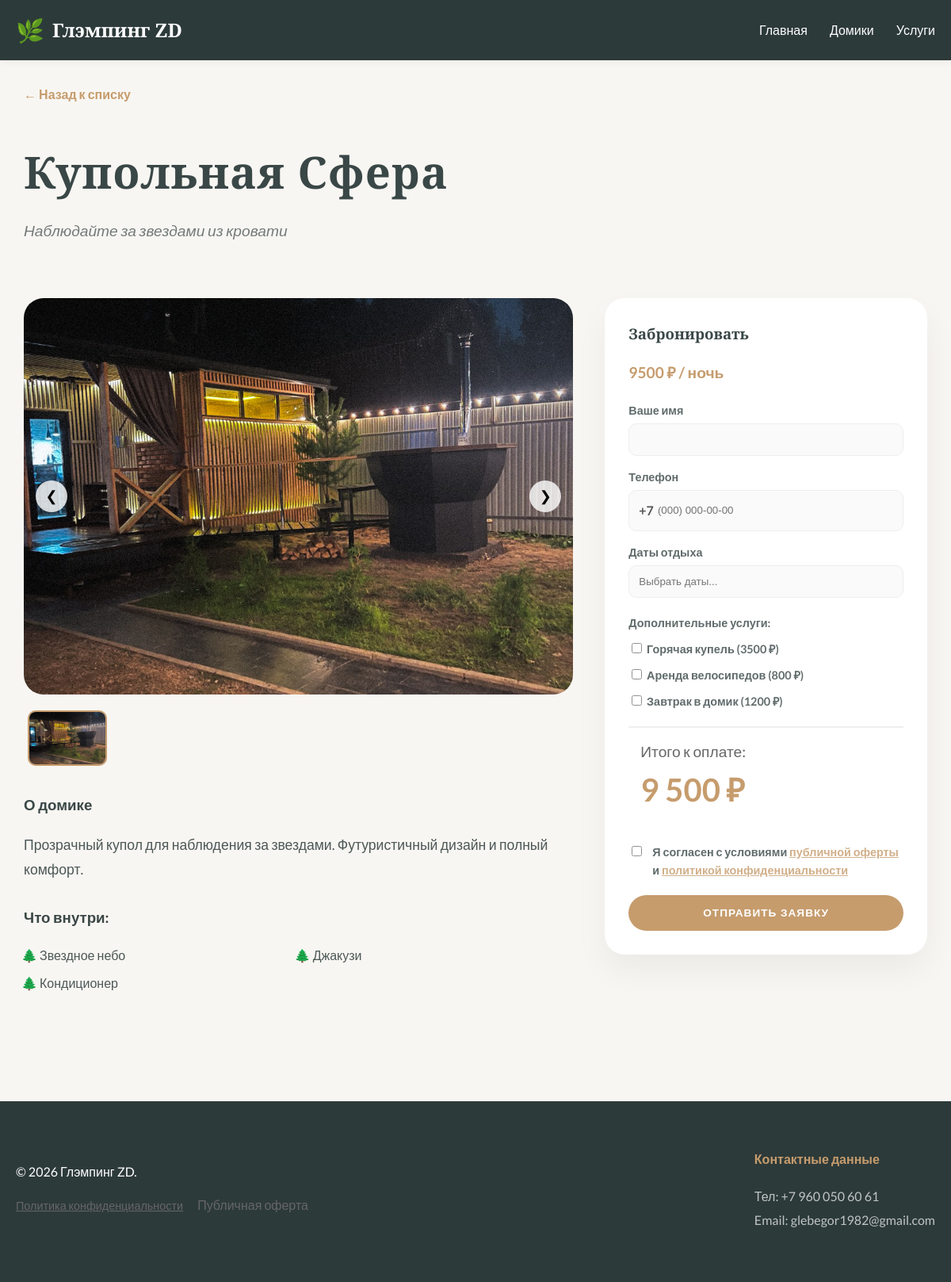
The app's page /house/2, older data.
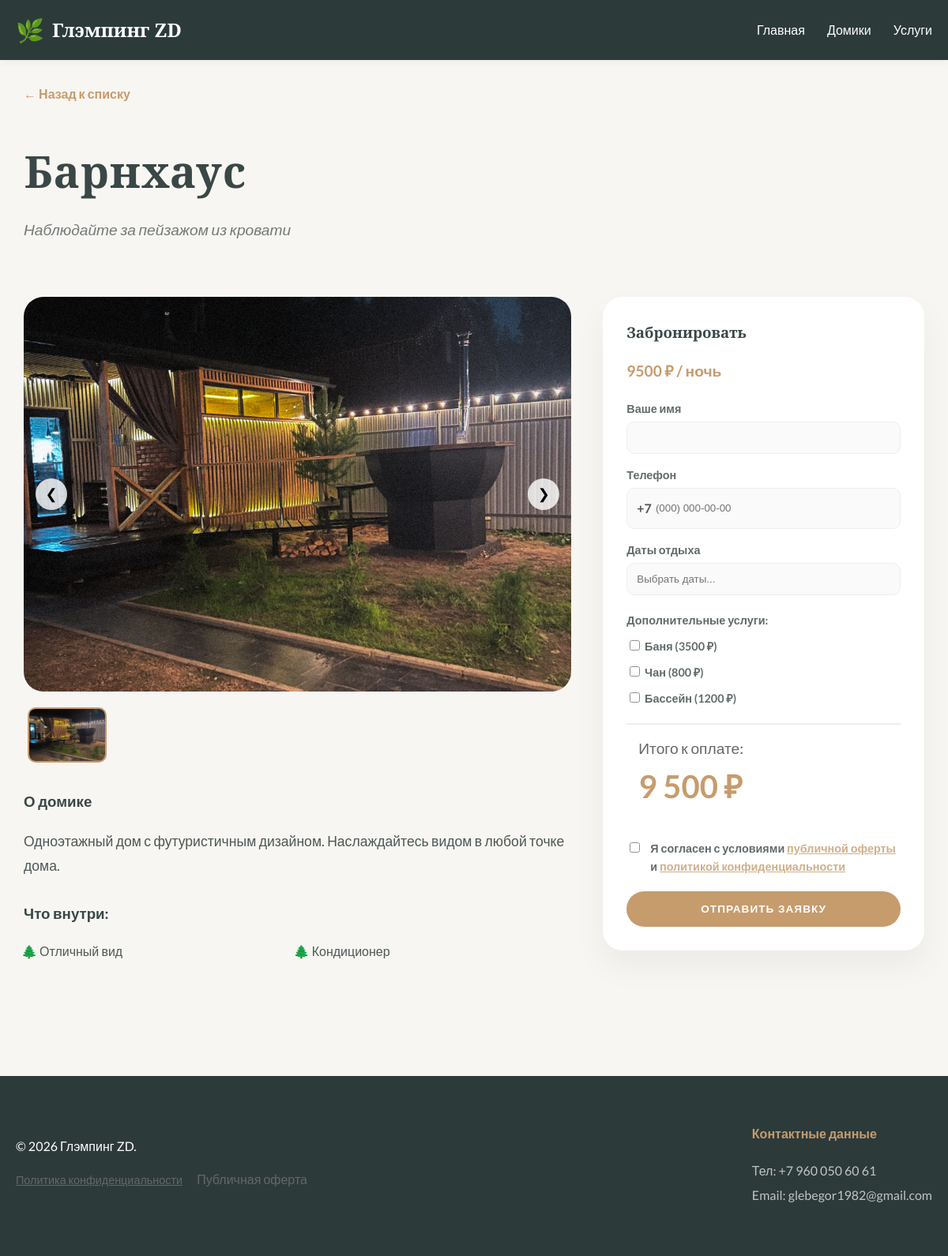
The same page, newer data.
### tables this page shows
CREATE TABLE houses (
            id INTEGER PRIMARY KEY AUTOINCREMENT,
            name TEXT NOT NULL,
            description TEXT,
            short_description TEXT,
            price_per_night INTEGER,
            features TEXT,
            image_url TEXT
        );

CREATE TABLE services (
                id INTEGER PRIMARY KEY AUTOINCREMENT,
                name TEXT NOT NULL,
                description TEXT,
                price INTEGER,
                image_filename TEXT
            );

### app.py (the view)
@app.route('/house/<int:house_id>')
def house_page(house_id):
    conn = get_db_connection()
    house = conn.execute('SELECT * FROM houses WHERE id = ?', (house_id,)).fetchone()
    booked_dates = conn.execute('SELECT check_in as "from", check_out as "to" FROM bookings WHERE house_id = ?',
                                (house_id,)).fetchall()
    all_services = conn.execute('SELECT * FROM services').fetchall()
    conn.close()
    if house is None:
        return "Домик не найден", 404
    folder_path = f'static/img/houses/house{house_id}'
    additional_images = []
    if os.path.exists(folder_path):
        files = os.listdir(folder_path)
        additional_images = [f for f in files if f.startswith('image') and f.endswith(('.jpg', '.jpeg', '.png', '.JPG'))]
        additional_images.sort()  # Чтобы порядок был 1, 2, 3...
    return render_template('house.html',
                           house=house,
                           images=additional_images,
                           booked_dates=[dict(ix) for ix in booked_dates],
                           all_services=all_services)

### app.py (called while the page is built)
def get_db_connection():
    conn = sqlite3.connect('glamping.db')
    conn.row_factory = sqlite3.Row  # Это позволяет обращаться к колонкам по именам: house['name']
    return conn

### templates/house.html (shortened to what this page needs)
{% extends 'base.html' %}
{% block content %}
<div class="container" style="flex-direction: column; align-items: flex-start; margin-top: 30px;">
    <nav style="margin-bottom: 20px;">
        <a href="/" style="text-decoration: none; color: var(--accent-wood); font-weight: bold;">← Назад к списку</a>
    </nav>
    <header style="text-align: left; padding: 0; margin-bottom: 30px;">
        <h1>{{ house['name'] }}</h1>
        <p class="subtitle">{{ house['short_description'] }}</p>
    </header>
    <section class="house-detail" style="display: flex; gap: 40px; flex-wrap: wrap; width: 100%;">
        <div style="flex: 2; min-width: 300px;">
            <div class="house-gallery">
                <div class="main-image-viewport">
                    <div class="images-track" id="images-track">
                        <img src="{{ url_for('static', filename='img/houses/house' ~ house['id'] ~ '/cover.jpg') }}"
                             class="zoomable" data-index="0" alt="Обложка">
                    </div>
                    <button class="nav-btn prev-btn" onclick="moveSlide(-1)">❮</button>
                    <button class="nav-btn next-btn" onclick="moveSlide(1)">❯</button>
                </div>
                <div class="thumbnails-container">
                    <img src="{{ url_for('static', filename='img/houses/house' ~ house['id'] ~ '/cover.jpg') }}"
                         class="thumb active" onclick="slideTo(0, this)">
                </div>
            </div>
            <div class="description-text">
                <h3>О домике</h3>
                <p style="font-size: 1.1rem; line-height: 1.8; opacity: 0.9;">{{ house['description'] }}</p>
                <h3 style="margin-top: 30px;">Что внутри:</h3>
                <ul style="column-count: 2; list-style-type: '🌲 '; padding-left: 20px;">
                    {% for feature in house['features'].split(',') %}
                    <li style="margin-bottom: 10px;">{{ feature.strip() }}</li>
                    {% endfor %}
                </ul>
            </div>
        </div>
        <div class="booking-card"
             style="flex: 1; min-width: 320px; background: white; padding: 30px; border-radius: 25px; box-shadow: 0 20px 40px rgba(0,0,0,0.05); height: fit-content; position: sticky; top: 20px;">
            <h3 style="margin-top: 0; font-family: var(--font-header);">Забронировать</h3>
            <p style="font-size: 1.2rem; font-weight: bold; color: var(--accent-wood); margin-bottom: 20px;">
                {{ house['price_per_night'] }} ₽ / ночь
            </p>
            <form action="/book/{{ house['id'] }}" method="POST">
                <div style="margin-bottom: 15px;">
                    <label>Ваше имя</label>
                    <input type="text" name="client_name" required
                           style="width: 100%; padding: 12px; margin-top: 5px; border: 1px solid #eee; border-radius: 10px; background: #fafafa;">
                </div>
                <div style="margin-bottom: 15px;">
                    <label>Телефон</label>
                    <div style="display: flex; align-items: center; margin-top: 5px; border: 1px solid #eee; border-radius: 10px; background: #fafafa; overflow: hidden;">
                        <span style="padding: 12px 0 12px 12px; color: #555; font-weight: bold; background: #fafafa; pointer-events: none;">+7</span>
                        <input type="tel" id="phone-mask" name="client_phone"
                               placeholder="(000) 000-00-00"
                               required
                               minlength="15"
                               style="flex: 1; border: none; padding: 12px 12px 12px 5px; background: transparent; outline: none;">
                    </div>
                </div>
                <div style="margin-bottom: 20px;">
                    <label>Даты отдыха</label>
                    <input type="text" id="calendar-input" name="booking_dates" placeholder="Выбрать даты..." readonly
                           required
                           style="width: 100%; padding: 12px; margin-top: 5px; border: 1px solid #eee; border-radius: 10px; background: #fafafa; cursor: pointer;">
                </div>
                <div style="margin-bottom: 20px; text-align: left;">
                    <label style="margin-bottom: 10px; display: block;">Дополнительные услуги:</label>
                    <div class="services-selection-list" style="display: flex; flex-direction: column; gap: 10px;">
                        {% for service in all_services %}
                        <label class="service-checkbox-label">
                            <input type="checkbox" name="selected_services" value="{{ service.id }}"
                                   data-price="{{ service.price }}" class="service-checkbox">
                            <span>{{ service.name }} ({{ service.price }} ₽)</span>
                        </label>
                        {% endfor %}
                    </div>
                </div>
                <div class="total-price-container" style="margin: 20px 0; padding: 15px; border-top: 2px solid #eee;">
                    <span style="font-size: 1.2rem; color: #666;">Итого к оплате:</span>
                    <div id="total-price-display"
                         style="font-size: 2.5rem; font-weight: bold; color: var(--accent-wood);">
                    </div>
                </div>
                <div style="margin: 20px 0; font-size: 0.9rem; color: #555;">
                    <label style="display: flex; align-items: flex-start; gap: 10px; cursor: pointer;">
                        <input type="checkbox" id="agreement-checkbox" required style="margin-top: 4px;">
                        <span>
            Я согласен с условиями
            <a href="/oferta" target="_blank" style="color: var(--accent-wood); text-decoration: underline;">публичной оферты</a>
            и
            <a href="/privacy" target="_blank" style="color: var(--accent-wood); text-decoration: underline;">политикой конфиденциальности</a>
        </span>
                    </label>
                </div>
                <button type="submit" class="btn" style="width: 100%; border: none; cursor: pointer; padding: 15px;">
                    Отправить заявку
                </button>
            </form>
        </div>
    </section>
</div>
{% endblock %}

### templates/base.html (shortened to what this page needs)
<!DOCTYPE html>
<html lang="ru">
<head>
    <link rel="stylesheet" href="{{ url_for('static', filename='css/style.css') }}">
    <link rel="stylesheet" href="https://cdn.jsdelivr.net/npm/flatpickr/dist/flatpickr.min.css">
    <link rel="stylesheet" type="text/css" href="https://npmcdn.com/flatpickr/dist/themes/airbnb.css">
</head>
<body>
<nav class="main-nav">
    <div class="nav-container">
        <a href="/" class="logo">
            <div class="logo-icon">🌿</div>
            <span>Глэмпинг ZD</span>
        </a>
        <div class="nav-links">
            <a href="/"
               style="{% if request.path == '/' %} opacity: 1; border-bottom: 2px solid var(--accent-wood); {% endif %}">
                Главная
            </a>
            <a href="{{ url_for('all_houses') }}"
               style="{% if request.path == '/houses' %} opacity: 1; border-bottom: 2px solid var(--accent-wood); {% endif %}">
                Домики
            </a>
            <a href="{{ url_for('services') }}"
               style="{% if request.path == '/services' %} opacity: 1; border-bottom: 2px solid var(--accent-wood); {% endif %}">
                Услуги
            </a>
        </div>
    </div>
</nav>
<main>
    {% block content %}{% endblock %}
</main>
<footer class="main-footer">
    <div class="footer-container">
        <div class="footer-left">
            <p>&copy; 2026 Глэмпинг ZD.</p>
            <a href="/privacy" style="color: #666; text-decoration: underline; font-size: 0.9rem;">Политика конфиденциальности</a>
            <a href="/oferta" style="margin: 0 15px; color: #666; text-decoration: none;">Публичная оферта</a>
        </div>
        <div class="footer-right">
            <h4>Контактные данные</h4>
            <p>Тел: +7 960 050 60 61</p>
            <p>Email: glebegor1982@gmail.com</p>
        </div>
    </div>
</footer>
</body>
</html>

### static/css/style.css (style rules this page uses)
:root { --bg-color: #f8f6f2; --text-main: #3a4747; --accent-wood: #c69c6d; --card-bg: #ffffff; --font-header: 'Playfair Display', serif; --font-text: 'Lato', sans-serif; }
* { box-sizing: border-box; }
body { font-family: var(--font-text); background-color: var(--bg-color); color: var(--text-main); margin: 0; padding: 0; line-height: 1.6; display: flex; flex-direction: column; align-items: center; }
.main-nav { background: #2d3a3a; padding: 15px 0; box-shadow: 0 2px 10px rgba(0,0,0,0.05); width: 100%; }
.nav-container { max-width: 1200px; margin: 0 auto; display: flex; justify-content: space-between; align-items: center; padding: 0 20px; }
.logo { display: flex; align-items: center; gap: 10px; text-decoration: none; color: var(--text-main); font-family: var(--font-header); font-size: 1.5rem; font-weight: bold; }
.logo-icon { font-size: 1.8rem; }
.nav-links a { text-decoration: none; color: var(--text-main); margin-left: 25px; font-weight: 400; }
.main-footer { background: #2d3a3a; color: white; padding: 60px 0; width: 100%; margin-top: 80px; }
.footer-container { max-width: 1200px; margin: 0 auto; display: flex; justify-content: space-between; padding: 0 20px; }
.footer-right h4 { margin-top: 0; color: var(--accent-wood); }
.footer-right p { opacity: 0.7; margin: 5px 0; }
.main-nav .logo, .main-nav .logo span, .main-nav .logo-icon, .main-nav .nav-links a { color: white !important; text-decoration: none; }
.logo-icon { color: white; }
header { text-align: center; padding: 100px 20px 60px 20px; }
h1 { font-family: var(--font-header); font-size: 3.5rem; font-weight: 700; margin: 0 0 15px 0; letter-spacing: 1px; color: var(--text-main); }
.subtitle { font-size: 1.2rem; font-style: italic; opacity: 0.7; margin-top: 0; font-weight: 300; }
.container { display: flex; flex-direction: row; justify-content: center; align-items: stretch; gap: 20px; max-width: 1200px; width: 95%; margin: 40px auto; flex-wrap: nowrap; }
.btn { display: inline-block; background-color: var(--accent-wood); color: white; padding: 12px 30px; border-radius: 30px; font-weight: bold; text-transform: uppercase; font-size: 0.85rem; letter-spacing: 1px; transition: background-color 0.3s ease; border: 2px solid var(--accent-wood); }
.house-gallery { width: 100%; margin-bottom: 30px; }
.thumbnails-container { display: flex; gap: 10px; margin-top: 15px; overflow-x: auto; padding: 5px; }
.thumb { width: 100px; height: 70px; object-fit: cover; border-radius: 8px; cursor: pointer; opacity: 0.6; transition: all 0.2s ease; border: 2px solid transparent; }
.thumb.active { opacity: 1; border-color: var(--accent-wood); }
.main-image-viewport { position: relative; width: 100%; height: 500px; border-radius: 25px; overflow: hidden; }
.images-track { display: flex; width: 100%; height: 100%; transition: transform 0.6s cubic-bezier(0.25, 1, 0.5, 1); }
.images-track img { min-width: 100%; width: 100%; height: 100%; object-fit: cover; flex-shrink: 0; }
.nav-btn { position: absolute; top: 50%; transform: translateY(-50%); background: rgba(255, 255, 255, 0.8); border: none; width: 40px; height: 40px; border-radius: 50%; cursor: pointer; z-index: 10; font-size: 18px; display: flex; align-items: center; justify-content: center; transition: 0.3s; }
.prev-btn { left: 15px; }
.next-btn { right: 15px; }
.thumbnails-container { display: flex; gap: 10px; margin-top: 15px; overflow-x: auto; }
.thumb { width: 100px; height: 70px; object-fit: cover; border-radius: 10px; cursor: pointer; opacity: 0.6; border: 2px solid transparent; }
label { display: block; font-size: 0.9rem; font-weight: bold; color: var(--text-main); opacity: 0.8; }
ul { padding-left: 20px; opacity: 0.9; }
ul li { margin-bottom: 10px; }

### templates/base.html (style rules this page uses)
body, html { margin: 0; padding: 0; overflow-x: hidden; }

Row changes from the older to the newer data that the page shows:
changed houses: name "Купольная Сфера" → "Барнхаус"; short_description "Наблюдайте за звездами из кровати" → "Наблюдайте за пейзажом из кровати"; description "Прозрачный купол для наблюдения за звездами. Футуристичный дизайн и полный комфорт." → "Одноэтажный дом с футуристичным дизайном. Наслаждайтесь видом в любой точке дома."
changed services: name "Горячая купель" → "Баня"
changed services: name "Аренда велосипедов" → "Чан"
changed services: name "Завтрак в домик" → "Бассейн"
Text that changed along with them:
new list line: "Отличный вид"
list line gone: "Звездное небо"
list line gone: "Джакузи"
